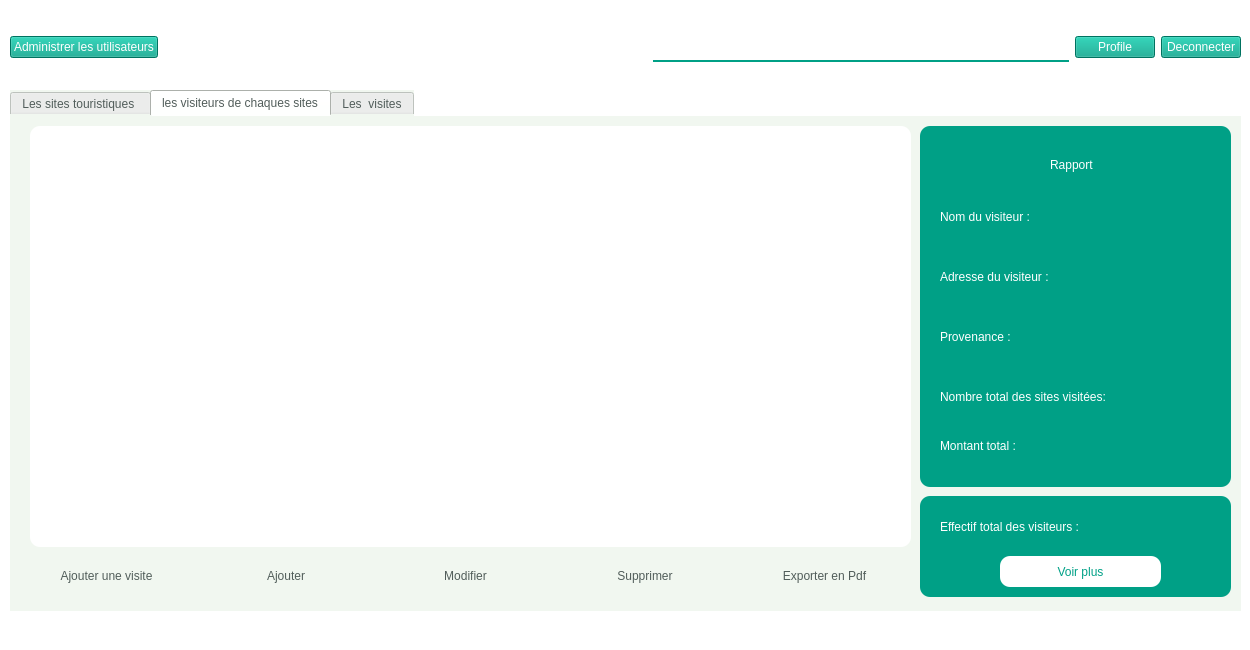
<?xml version="1.0" encoding="UTF-8"?>
<ui version="4.0">
 <class>Mainwindowsite</class>
 <widget class="QWidget" name="Mainwindowsite">
  <property name="geometry">
   <rect>
    <x>0</x>
    <y>0</y>
    <width>1250</width>
    <height>650</height>
   </rect>
  </property>
  <property name="minimumSize">
   <size>
    <width>1250</width>
    <height>650</height>
   </size>
  </property>
  <property name="maximumSize">
   <size>
    <width>1250</width>
    <height>650</height>
   </size>
  </property>
  <property name="windowTitle">
   <string>Form</string>
  </property>
  <property name="styleSheet">
   <string notr="true">background-color: rgb(255, 255, 255);</string>
  </property>
  <widget class="QTabWidget" name="tabWidget">
   <property name="geometry">
    <rect>
     <x>10</x>
     <y>90</y>
     <width>1231</width>
     <height>521</height>
    </rect>
   </property>
   <property name="styleSheet">
    <string notr="true">border:none;
border-radius:0px 10px 10px 10px ;
background-color:#f1f7f0;
color:#515d5a;
selection-background-color: rgb(0, 212, 177);</string>
   </property>
   <property name="tabShape">
    <enum>QTabWidget::Rounded</enum>
   </property>
   <property name="currentIndex">
    <number>1</number>
   </property>
   <property name="usesScrollButtons">
    <bool>false</bool>
   </property>
   <widget class="QWidget" name="tab">
    <attribute name="title">
     <string>Les sites touristiques </string>
    </attribute>
    <widget class="QTableView" name="tableView">
     <property name="geometry">
      <rect>
       <x>20</x>
       <y>10</y>
       <width>881</width>
       <height>421</height>
      </rect>
     </property>
     <property name="styleSheet">
      <string notr="true">border-radius:10px;
background-color: rgb(255, 255, 255);</string>
     </property>
     <property name="frameShape">
      <enum>QFrame::Panel</enum>
     </property>
     <property name="selectionBehavior">
      <enum>QAbstractItemView::SelectRows</enum>
     </property>
     <property name="showGrid">
      <bool>true</bool>
     </property>
     <property name="cornerButtonEnabled">
      <bool>true</bool>
     </property>
     <attribute name="horizontalHeaderDefaultSectionSize">
      <number>250</number>
     </attribute>
     <attribute name="horizontalHeaderMinimumSectionSize">
      <number>20</number>
     </attribute>
     <attribute name="horizontalHeaderStretchLastSection">
      <bool>true</bool>
     </attribute>
     <attribute name="verticalHeaderVisible">
      <bool>false</bool>
     </attribute>
     <attribute name="verticalHeaderDefaultSectionSize">
      <number>40</number>
     </attribute>
     <attribute name="verticalHeaderHighlightSections">
      <bool>false</bool>
     </attribute>
     <attribute name="verticalHeaderMinimumSectionSize">
      <number>40</number>
     </attribute>
    </widget>
    <widget class="QWidget" name="horizontalLayoutWidget_5">
     <property name="geometry">
      <rect>
       <x>10</x>
       <y>440</y>
       <width>891</width>
       <height>41</height>
      </rect>
     </property>
     <layout class="QHBoxLayout" name="horizontalLayout_5">
      <item>
       <widget class="QPushButton" name="ajoutVisiteBtn">
        <property name="styleSheet">
         <string notr="true">padding:10px 5px;</string>
        </property>
        <property name="text">
         <string>Ajouter une visite</string>
        </property>
       </widget>
      </item>
      <item>
       <widget class="QPushButton" name="addSiteBtn">
        <property name="styleSheet">
         <string notr="true">padding:10px 5px;</string>
        </property>
        <property name="text">
         <string>Ajouter</string>
        </property>
       </widget>
      </item>
      <item>
       <widget class="QPushButton" name="updateSiteBtn">
        <property name="styleSheet">
         <string notr="true">padding:10px 5px;</string>
        </property>
        <property name="text">
         <string>Modifier</string>
        </property>
       </widget>
      </item>
      <item>
       <widget class="QPushButton" name="deleteSiteBtn">
        <property name="styleSheet">
         <string notr="true">padding:10px 5px;</string>
        </property>
        <property name="text">
         <string>Supprimer</string>
        </property>
       </widget>
      </item>
      <item>
       <widget class="QPushButton" name="exportToPdfBtn">
        <property name="text">
         <string>Exporter en Pdf</string>
        </property>
       </widget>
      </item>
     </layout>
    </widget>
    <widget class="QFrame" name="frame_2">
     <property name="geometry">
      <rect>
       <x>910</x>
       <y>10</y>
       <width>311</width>
       <height>251</height>
      </rect>
     </property>
     <property name="styleSheet">
      <string notr="true">background-color:#00A086;
color:#ffffff;
border:none;
border-radius:10px;</string>
     </property>
     <property name="frameShape">
      <enum>QFrame::StyledPanel</enum>
     </property>
     <property name="frameShadow">
      <enum>QFrame::Raised</enum>
     </property>
     <widget class="QLabel" name="label_2">
      <property name="geometry">
       <rect>
        <x>140</x>
        <y>30</y>
        <width>66</width>
        <height>18</height>
       </rect>
      </property>
      <property name="text">
       <string>Rapport</string>
      </property>
     </widget>
     <widget class="Line" name="line_3">
      <property name="geometry">
       <rect>
        <x>17</x>
        <y>50</y>
        <width>281</width>
        <height>20</height>
       </rect>
      </property>
      <property name="orientation">
       <enum>Qt::Horizontal</enum>
      </property>
     </widget>
     <widget class="QWidget" name="horizontalLayoutWidget_2">
      <property name="geometry">
       <rect>
        <x>20</x>
        <y>70</y>
        <width>281</width>
        <height>41</height>
       </rect>
      </property>
      <layout class="QHBoxLayout" name="horizontalLayout_2">
       <item>
        <widget class="QLabel" name="label_3">
         <property name="text">
          <string>Nom du site :</string>
         </property>
        </widget>
       </item>
       <item>
        <widget class="QLabel" name="nomSiteLabel">
         <property name="text">
          <string/>
         </property>
        </widget>
       </item>
      </layout>
     </widget>
     <widget class="QWidget" name="horizontalLayoutWidget_3">
      <property name="geometry">
       <rect>
        <x>20</x>
        <y>130</y>
        <width>281</width>
        <height>41</height>
       </rect>
      </property>
      <layout class="QHBoxLayout" name="horizontalLayout_3">
       <item>
        <widget class="QLabel" name="label_4">
         <property name="text">
          <string>Lieu du site :</string>
         </property>
        </widget>
       </item>
       <item>
        <widget class="QLabel" name="lieuSiteLabel">
         <property name="text">
          <string/>
         </property>
        </widget>
       </item>
      </layout>
     </widget>
     <widget class="QWidget" name="horizontalLayoutWidget_4">
      <property name="geometry">
       <rect>
        <x>20</x>
        <y>190</y>
        <width>281</width>
        <height>41</height>
       </rect>
      </property>
      <layout class="QHBoxLayout" name="horizontalLayout_4">
       <item>
        <widget class="QLabel" name="label_5">
         <property name="text">
          <string>Tarif journalier :</string>
         </property>
        </widget>
       </item>
       <item>
        <widget class="QLabel" name="tarifSiteLbl">
         <property name="text">
          <string/>
         </property>
        </widget>
       </item>
      </layout>
     </widget>
     <widget class="QLabel" name="id_site_lbl">
      <property name="geometry">
       <rect>
        <x>20</x>
        <y>20</y>
        <width>21</width>
        <height>16</height>
       </rect>
      </property>
      <property name="text">
       <string/>
      </property>
     </widget>
    </widget>
    <widget class="QFrame" name="frame_5">
     <property name="geometry">
      <rect>
       <x>910</x>
       <y>270</y>
       <width>311</width>
       <height>211</height>
      </rect>
     </property>
     <property name="styleSheet">
      <string notr="true">background-color:#00A086;
color:#ffffff;
border:none;
border-radius:10px;</string>
     </property>
     <property name="frameShape">
      <enum>QFrame::StyledPanel</enum>
     </property>
     <property name="frameShadow">
      <enum>QFrame::Raised</enum>
     </property>
     <widget class="QWidget" name="horizontalLayoutWidget_16">
      <property name="geometry">
       <rect>
        <x>20</x>
        <y>60</y>
        <width>281</width>
        <height>41</height>
       </rect>
      </property>
      <layout class="QHBoxLayout" name="horizontalLayout_16">
       <item>
        <widget class="QLabel" name="label_21">
         <property name="text">
          <string>Effectif total des visiteurs :</string>
         </property>
        </widget>
       </item>
       <item>
        <widget class="QLabel" name="effectifTotalVisiteurlbl">
         <property name="text">
          <string/>
         </property>
        </widget>
       </item>
      </layout>
     </widget>
     <widget class="QWidget" name="horizontalLayoutWidget_19">
      <property name="geometry">
       <rect>
        <x>20</x>
        <y>250</y>
        <width>251</width>
        <height>41</height>
       </rect>
      </property>
      <layout class="QHBoxLayout" name="horizontalLayout_19">
       <item>
        <widget class="QLabel" name="label_24">
         <property name="text">
          <string>Nombre total des sites visitées:</string>
         </property>
        </widget>
       </item>
      </layout>
     </widget>
     <widget class="QLabel" name="label_25">
      <property name="geometry">
       <rect>
        <x>20</x>
        <y>300</y>
        <width>249</width>
        <height>39</height>
       </rect>
      </property>
      <property name="text">
       <string>Montant total :</string>
      </property>
     </widget>
     <widget class="QWidget" name="horizontalLayoutWidget_7">
      <property name="geometry">
       <rect>
        <x>20</x>
        <y>10</y>
        <width>281</width>
        <height>41</height>
       </rect>
      </property>
      <layout class="QHBoxLayout" name="horizontalLayout_7">
       <item>
        <widget class="QLabel" name="label_6">
         <property name="text">
          <string>Nombre total des visites :</string>
         </property>
        </widget>
       </item>
       <item>
        <widget class="QLabel" name="nb_totalVisiteurLbl">
         <property name="text">
          <string/>
         </property>
        </widget>
       </item>
      </layout>
     </widget>
     <widget class="QWidget" name="horizontalLayoutWidget_18">
      <property name="geometry">
       <rect>
        <x>20</x>
        <y>110</y>
        <width>281</width>
        <height>41</height>
       </rect>
      </property>
      <layout class="QHBoxLayout" name="horizontalLayout_18">
       <item>
        <widget class="QLabel" name="label_8">
         <property name="text">
          <string>Montant total :</string>
         </property>
        </widget>
       </item>
       <item>
        <widget class="QLabel" name="montantTotalLbl">
         <property name="text">
          <string/>
         </property>
        </widget>
       </item>
      </layout>
     </widget>
     <widget class="QPushButton" name="voirPlusSiteBtn">
      <property name="geometry">
       <rect>
        <x>60</x>
        <y>160</y>
        <width>191</width>
        <height>31</height>
       </rect>
      </property>
      <property name="styleSheet">
       <string notr="true">background-color: rgb(255, 255, 255);
color: rgb(0, 160, 134);
border-radius:10px;</string>
      </property>
      <property name="text">
       <string>Voir Plus d'information sur cette site</string>
      </property>
     </widget>
    </widget>
   </widget>
   <widget class="QWidget" name="tab_2">
    <attribute name="title">
     <string>les visiteurs de chaques sites</string>
    </attribute>
    <widget class="QTableView" name="tableView_2">
     <property name="geometry">
      <rect>
       <x>20</x>
       <y>10</y>
       <width>881</width>
       <height>421</height>
      </rect>
     </property>
     <property name="styleSheet">
      <string notr="true">border:none;
border-radius:10px;
background-color: rgb(255, 255, 255);</string>
     </property>
     <property name="frameShape">
      <enum>QFrame::Box</enum>
     </property>
     <property name="frameShadow">
      <enum>QFrame::Plain</enum>
     </property>
     <property name="selectionBehavior">
      <enum>QAbstractItemView::SelectRows</enum>
     </property>
     <property name="showGrid">
      <bool>true</bool>
     </property>
     <property name="cornerButtonEnabled">
      <bool>true</bool>
     </property>
     <attribute name="horizontalHeaderDefaultSectionSize">
      <number>250</number>
     </attribute>
     <attribute name="horizontalHeaderMinimumSectionSize">
      <number>20</number>
     </attribute>
     <attribute name="horizontalHeaderShowSortIndicator" stdset="0">
      <bool>false</bool>
     </attribute>
     <attribute name="horizontalHeaderStretchLastSection">
      <bool>true</bool>
     </attribute>
     <attribute name="verticalHeaderVisible">
      <bool>false</bool>
     </attribute>
     <attribute name="verticalHeaderDefaultSectionSize">
      <number>40</number>
     </attribute>
     <attribute name="verticalHeaderHighlightSections">
      <bool>false</bool>
     </attribute>
     <attribute name="verticalHeaderMinimumSectionSize">
      <number>40</number>
     </attribute>
     <attribute name="verticalHeaderShowSortIndicator" stdset="0">
      <bool>false</bool>
     </attribute>
     <attribute name="verticalHeaderStretchLastSection">
      <bool>false</bool>
     </attribute>
    </widget>
    <widget class="QWidget" name="horizontalLayoutWidget_6">
     <property name="geometry">
      <rect>
       <x>10</x>
       <y>440</y>
       <width>891</width>
       <height>41</height>
      </rect>
     </property>
     <layout class="QHBoxLayout" name="horizontalLayout_6">
      <item>
       <widget class="QPushButton" name="ajoutVisiteBtn_2">
        <property name="styleSheet">
         <string notr="true">padding:10px 5px;
</string>
        </property>
        <property name="text">
         <string>Ajouter une visite</string>
        </property>
       </widget>
      </item>
      <item>
       <widget class="QPushButton" name="addVisiteurBtn">
        <property name="styleSheet">
         <string notr="true">padding:10px 5px;</string>
        </property>
        <property name="text">
         <string>Ajouter</string>
        </property>
       </widget>
      </item>
      <item>
       <widget class="QPushButton" name="updateVisiteurBtn">
        <property name="styleSheet">
         <string notr="true">padding:10px 5px;</string>
        </property>
        <property name="text">
         <string>Modifier</string>
        </property>
       </widget>
      </item>
      <item>
       <widget class="QPushButton" name="deleteVisiteurBtn">
        <property name="styleSheet">
         <string notr="true">padding:10px 5px;</string>
        </property>
        <property name="text">
         <string>Supprimer</string>
        </property>
       </widget>
      </item>
      <item>
       <widget class="QPushButton" name="exportToPdfBtn_2">
        <property name="text">
         <string>Exporter en Pdf</string>
        </property>
       </widget>
      </item>
     </layout>
    </widget>
    <widget class="QFrame" name="frame_3">
     <property name="geometry">
      <rect>
       <x>910</x>
       <y>10</y>
       <width>311</width>
       <height>361</height>
      </rect>
     </property>
     <property name="styleSheet">
      <string notr="true">background-color:#00A086;
color:#ffffff;
border:none;
border-radius:10px;</string>
     </property>
     <property name="frameShape">
      <enum>QFrame::StyledPanel</enum>
     </property>
     <property name="frameShadow">
      <enum>QFrame::Raised</enum>
     </property>
     <widget class="QLabel" name="label_9">
      <property name="geometry">
       <rect>
        <x>130</x>
        <y>30</y>
        <width>66</width>
        <height>18</height>
       </rect>
      </property>
      <property name="text">
       <string>Rapport</string>
      </property>
     </widget>
     <widget class="Line" name="line_4">
      <property name="geometry">
       <rect>
        <x>17</x>
        <y>50</y>
        <width>281</width>
        <height>20</height>
       </rect>
      </property>
      <property name="orientation">
       <enum>Qt::Horizontal</enum>
      </property>
     </widget>
     <widget class="QWidget" name="horizontalLayoutWidget_8">
      <property name="geometry">
       <rect>
        <x>20</x>
        <y>70</y>
        <width>281</width>
        <height>41</height>
       </rect>
      </property>
      <layout class="QHBoxLayout" name="horizontalLayout_8">
       <item>
        <widget class="QLabel" name="label_10">
         <property name="text">
          <string>Nom du visiteur :</string>
         </property>
        </widget>
       </item>
       <item>
        <widget class="QLabel" name="nomVisiteurlbl">
         <property name="text">
          <string/>
         </property>
        </widget>
       </item>
      </layout>
     </widget>
     <widget class="QWidget" name="horizontalLayoutWidget_9">
      <property name="geometry">
       <rect>
        <x>20</x>
        <y>130</y>
        <width>281</width>
        <height>41</height>
       </rect>
      </property>
      <layout class="QHBoxLayout" name="horizontalLayout_9">
       <item>
        <widget class="QLabel" name="label_11">
         <property name="text">
          <string>Adresse du visiteur :</string>
         </property>
        </widget>
       </item>
       <item>
        <widget class="QLabel" name="adresseVisiteurlbl_2">
         <property name="text">
          <string/>
         </property>
        </widget>
       </item>
      </layout>
     </widget>
     <widget class="QWidget" name="horizontalLayoutWidget_10">
      <property name="geometry">
       <rect>
        <x>20</x>
        <y>190</y>
        <width>281</width>
        <height>41</height>
       </rect>
      </property>
      <layout class="QHBoxLayout" name="horizontalLayout_10">
       <item>
        <widget class="QLabel" name="label_12">
         <property name="text">
          <string>Provenance :</string>
         </property>
        </widget>
       </item>
       <item>
        <widget class="QLabel" name="provenancelbl">
         <property name="text">
          <string/>
         </property>
        </widget>
       </item>
      </layout>
     </widget>
     <widget class="QWidget" name="horizontalLayoutWidget_11">
      <property name="geometry">
       <rect>
        <x>20</x>
        <y>250</y>
        <width>281</width>
        <height>41</height>
       </rect>
      </property>
      <layout class="QHBoxLayout" name="horizontalLayout_11">
       <item>
        <widget class="QLabel" name="label_13">
         <property name="text">
          <string>Nombre total des sites visitées:</string>
         </property>
        </widget>
       </item>
       <item>
        <widget class="QLabel" name="nbrTotalSiteVisitelbl">
         <property name="text">
          <string/>
         </property>
        </widget>
       </item>
      </layout>
     </widget>
     <widget class="QLabel" name="label_15">
      <property name="geometry">
       <rect>
        <x>20</x>
        <y>300</y>
        <width>249</width>
        <height>39</height>
       </rect>
      </property>
      <property name="text">
       <string>Montant total :</string>
      </property>
     </widget>
     <widget class="QLabel" name="montantTotallbl">
      <property name="geometry">
       <rect>
        <x>100</x>
        <y>310</y>
        <width>47</width>
        <height>21</height>
       </rect>
      </property>
      <property name="text">
       <string/>
      </property>
     </widget>
     <widget class="QLabel" name="id_label">
      <property name="geometry">
       <rect>
        <x>30</x>
        <y>20</y>
        <width>47</width>
        <height>13</height>
       </rect>
      </property>
      <property name="text">
       <string/>
      </property>
     </widget>
    </widget>
    <widget class="QFrame" name="frame_4">
     <property name="geometry">
      <rect>
       <x>910</x>
       <y>380</y>
       <width>311</width>
       <height>101</height>
      </rect>
     </property>
     <property name="styleSheet">
      <string notr="true">background-color:#00A086;
color:#ffffff;
border:none;
border-radius:10px;</string>
     </property>
     <property name="frameShape">
      <enum>QFrame::StyledPanel</enum>
     </property>
     <property name="frameShadow">
      <enum>QFrame::Raised</enum>
     </property>
     <widget class="QWidget" name="horizontalLayoutWidget_12">
      <property name="geometry">
       <rect>
        <x>20</x>
        <y>10</y>
        <width>281</width>
        <height>41</height>
       </rect>
      </property>
      <layout class="QHBoxLayout" name="horizontalLayout_12">
       <item>
        <widget class="QLabel" name="label_16">
         <property name="text">
          <string>Effectif total des visiteurs :</string>
         </property>
        </widget>
       </item>
       <item>
        <widget class="QLabel" name="effectifTotalVisiteurlbl_2">
         <property name="text">
          <string/>
         </property>
        </widget>
       </item>
      </layout>
     </widget>
     <widget class="QWidget" name="horizontalLayoutWidget_13">
      <property name="geometry">
       <rect>
        <x>20</x>
        <y>130</y>
        <width>251</width>
        <height>41</height>
       </rect>
      </property>
      <layout class="QHBoxLayout" name="horizontalLayout_13">
       <item>
        <widget class="QLabel" name="label_17">
         <property name="text">
          <string>Adresse du visiteur :</string>
         </property>
        </widget>
       </item>
      </layout>
     </widget>
     <widget class="QWidget" name="horizontalLayoutWidget_14">
      <property name="geometry">
       <rect>
        <x>20</x>
        <y>190</y>
        <width>251</width>
        <height>41</height>
       </rect>
      </property>
      <layout class="QHBoxLayout" name="horizontalLayout_14">
       <item>
        <widget class="QLabel" name="label_18">
         <property name="text">
          <string>Provenance :</string>
         </property>
        </widget>
       </item>
      </layout>
     </widget>
     <widget class="QWidget" name="horizontalLayoutWidget_15">
      <property name="geometry">
       <rect>
        <x>20</x>
        <y>250</y>
        <width>251</width>
        <height>41</height>
       </rect>
      </property>
      <layout class="QHBoxLayout" name="horizontalLayout_15">
       <item>
        <widget class="QLabel" name="label_19">
         <property name="text">
          <string>Nombre total des sites visitées:</string>
         </property>
        </widget>
       </item>
      </layout>
     </widget>
     <widget class="QLabel" name="label_20">
      <property name="geometry">
       <rect>
        <x>20</x>
        <y>300</y>
        <width>249</width>
        <height>39</height>
       </rect>
      </property>
      <property name="text">
       <string>Montant total :</string>
      </property>
     </widget>
     <widget class="QPushButton" name="voirPlusVisiteur">
      <property name="geometry">
       <rect>
        <x>80</x>
        <y>60</y>
        <width>161</width>
        <height>31</height>
       </rect>
      </property>
      <property name="styleSheet">
       <string notr="true">background-color: rgb(255, 255, 255);
color: rgb(0, 160, 134);
border-radius:10px;</string>
      </property>
      <property name="text">
       <string>Voir plus</string>
      </property>
     </widget>
    </widget>
   </widget>
   <widget class="QWidget" name="tab_5">
    <attribute name="title">
     <string>Les  visites</string>
    </attribute>
    <widget class="QTableView" name="tableView_3">
     <property name="geometry">
      <rect>
       <x>20</x>
       <y>10</y>
       <width>791</width>
       <height>421</height>
      </rect>
     </property>
     <property name="styleSheet">
      <string notr="true">
border-radius:10px;
background-color: rgb(255, 255, 255);</string>
     </property>
     <property name="frameShape">
      <enum>QFrame::Box</enum>
     </property>
     <property name="selectionBehavior">
      <enum>QAbstractItemView::SelectRows</enum>
     </property>
     <property name="showGrid">
      <bool>true</bool>
     </property>
     <property name="cornerButtonEnabled">
      <bool>true</bool>
     </property>
     <attribute name="horizontalHeaderDefaultSectionSize">
      <number>250</number>
     </attribute>
     <attribute name="horizontalHeaderHighlightSections">
      <bool>false</bool>
     </attribute>
     <attribute name="horizontalHeaderMinimumSectionSize">
      <number>20</number>
     </attribute>
     <attribute name="verticalHeaderVisible">
      <bool>false</bool>
     </attribute>
     <attribute name="verticalHeaderDefaultSectionSize">
      <number>40</number>
     </attribute>
     <attribute name="verticalHeaderMinimumSectionSize">
      <number>40</number>
     </attribute>
    </widget>
    <widget class="QWidget" name="horizontalLayoutWidget_21">
     <property name="geometry">
      <rect>
       <x>10</x>
       <y>440</y>
       <width>801</width>
       <height>41</height>
      </rect>
     </property>
     <layout class="QHBoxLayout" name="horizontalLayout_21">
      <item>
       <widget class="QPushButton" name="ajoutVisitePrincipalBtn">
        <property name="styleSheet">
         <string notr="true">padding:10px 5px;</string>
        </property>
        <property name="text">
         <string>Ajouter une visite</string>
        </property>
       </widget>
      </item>
      <item>
       <widget class="QPushButton" name="modifVisiteBtn">
        <property name="styleSheet">
         <string notr="true">padding:10px 5px;</string>
        </property>
        <property name="text">
         <string>Modifier</string>
        </property>
       </widget>
      </item>
      <item>
       <widget class="QPushButton" name="supprVisiteBtn">
        <property name="styleSheet">
         <string notr="true">padding:10px 5px;</string>
        </property>
        <property name="text">
         <string>Supprimer</string>
        </property>
       </widget>
      </item>
      <item>
       <widget class="QPushButton" name="exportPdfVisiteBtn">
        <property name="styleSheet">
         <string notr="true">background-color: rgb(226, 226, 226);
           color: #ffffff;
               border:none;
                border-radius:10px;
                min-width:130px;
               padding:10px 5px;</string>
        </property>
        <property name="text">
         <string>Exporter en pdf</string>
        </property>
       </widget>
      </item>
     </layout>
    </widget>
    <widget class="QFrame" name="frame">
     <property name="geometry">
      <rect>
       <x>819</x>
       <y>9</y>
       <width>401</width>
       <height>471</height>
      </rect>
     </property>
     <property name="styleSheet">
      <string notr="true">border:none;
border-radius:10px;</string>
     </property>
     <property name="frameShape">
      <enum>QFrame::StyledPanel</enum>
     </property>
     <property name="frameShadow">
      <enum>QFrame::Raised</enum>
     </property>
    </widget>
   </widget>
  </widget>
  <widget class="QWidget" name="horizontalLayoutWidget">
   <property name="geometry">
    <rect>
     <x>10</x>
     <y>20</y>
     <width>1231</width>
     <height>54</height>
    </rect>
   </property>
   <layout class="QHBoxLayout" name="horizontalLayout">
    <item>
     <widget class="QPushButton" name="toUserAdministrationBtn">
      <property name="styleSheet">
       <string notr="true">color: rgb(255, 255, 255);
background-color: rgb(0, 160, 134);</string>
      </property>
      <property name="text">
       <string>Administrer les utilisateurs</string>
      </property>
     </widget>
    </item>
    <item>
     <spacer name="horizontalSpacer">
      <property name="orientation">
       <enum>Qt::Horizontal</enum>
      </property>
      <property name="sizeHint" stdset="0">
       <size>
        <width>40</width>
        <height>20</height>
       </size>
      </property>
     </spacer>
    </item>
    <item>
     <layout class="QHBoxLayout" name="horizontalLayout_20">
      <item>
       <widget class="QLabel" name="searchlbl">
        <property name="minimumSize">
         <size>
          <width>30</width>
          <height>30</height>
         </size>
        </property>
        <property name="maximumSize">
         <size>
          <width>30</width>
          <height>30</height>
         </size>
        </property>
        <property name="styleSheet">
         <string notr="true">
color: #00A086;</string>
        </property>
        <property name="text">
         <string/>
        </property>
        <property name="pixmap">
         <pixmap resource="../icons.qrc">:/icons/icons8-google-web-search-50.png</pixmap>
        </property>
        <property name="scaledContents">
         <bool>true</bool>
        </property>
       </widget>
      </item>
      <item>
       <widget class="QLineEdit" name="searchEdit">
        <property name="styleSheet">
         <string notr="true"> border-top:none;
                  border-left:none;
                  border-right:none;
                  border-bottom:1.5px solid #00A086;
  
                  padding-bottom:5px;
                  min-height:24px;
color:#116D5C;</string>
        </property>
       </widget>
      </item>
     </layout>
    </item>
    <item>
     <widget class="QPushButton" name="pushButton">
      <property name="styleSheet">
       <string notr="true">background-color: #00a086;
color: rgb(255, 255, 255);</string>
      </property>
      <property name="text">
       <string>Profile</string>
      </property>
     </widget>
    </item>
    <item>
     <widget class="QPushButton" name="logoutBtn">
      <property name="styleSheet">
       <string notr="true">color: rgb(255, 255, 255);
background-color:#00a086;</string>
      </property>
      <property name="text">
       <string>Deconnecter</string>
      </property>
     </widget>
    </item>
   </layout>
  </widget>
 </widget>
 <resources>
  <include location="../icons.qrc"/>
 </resources>
 <connections/>
</ui>
